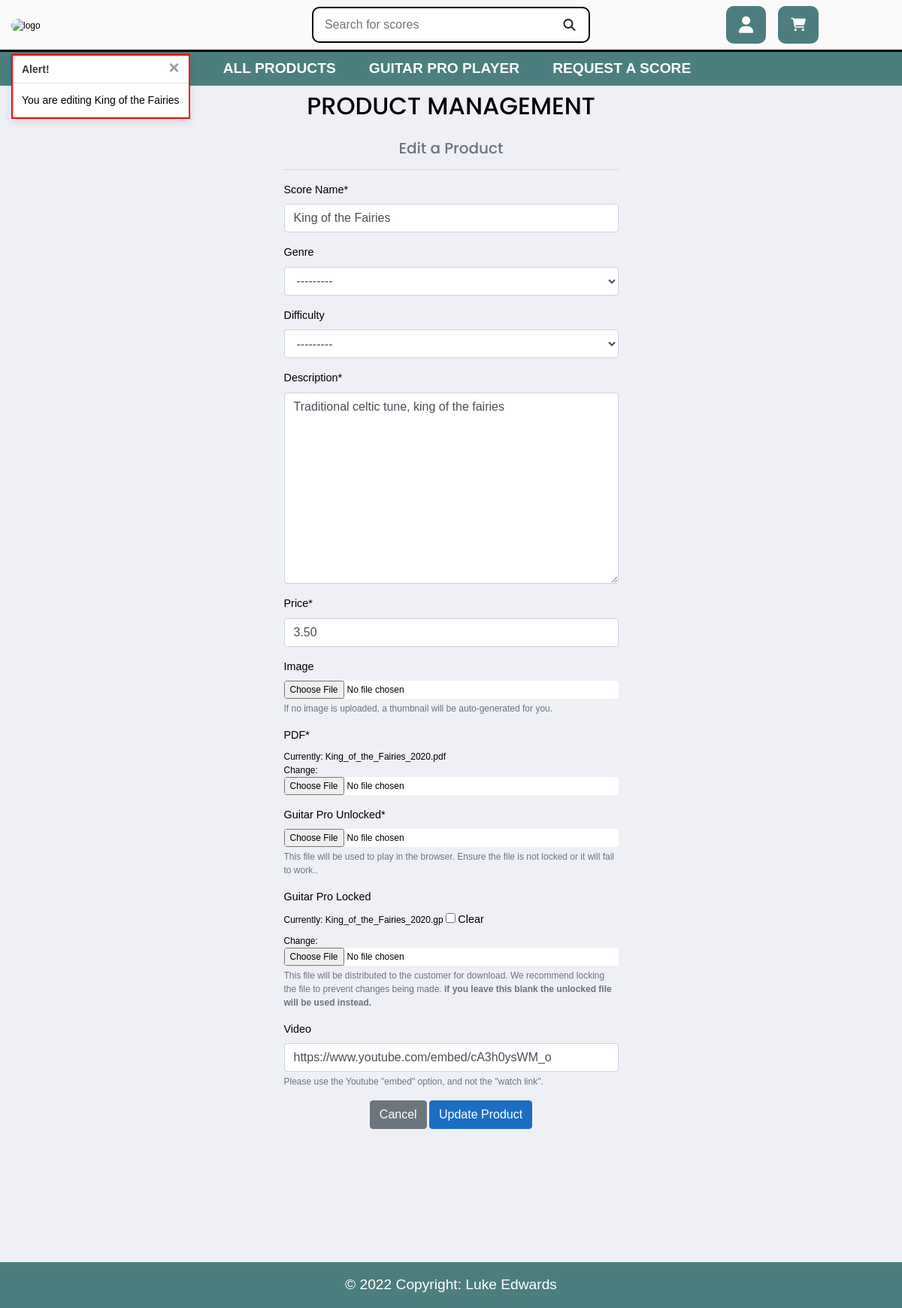
The page /products/edit/4/ (signed in) on the database its author committed.
### products/models.py (models this page shows, shortened)
class Product(models.Model):
    genre = models.ForeignKey(
        'Genre',
        null=True,
        blank=True,
        on_delete=models.SET_NULL)
    difficulty = models.ForeignKey(
        'Difficulty',
        null=True,
        blank=True,
        on_delete=models.SET_NULL)
    name = models.CharField(max_length=254)
    description = models.TextField()
    price = models.DecimalField(max_digits=6, decimal_places=2)
    rating = models.DecimalField(
        max_digits=6,
        decimal_places=2,
        null=True,
        blank=True)
    image_url = models.URLField(max_length=1024, null=True, blank=True)
    image = models.ImageField(null=True, blank=True,)
    vendor = models.CharField(max_length=254, null=True)
    PDF = models.FileField(null=True,)
    Guitar_Pro_Unlocked = models.FileField(null=True,)
    Guitar_Pro_Locked = models.FileField(null=True, blank=True)
    video = models.URLField(max_length=1024, null=True, blank=True)
    number_sold = models.IntegerField(null=True, blank=True, default=0)

### products/views.py (the view)
@login_required
def edit_product(request, product_id):
    username = request.user.username
    product = get_object_or_404(Product, pk=product_id)
    if username == product.vendor:
        if request.method == 'POST':
            form = ProductForm(request.POST, request.FILES, instance=product)
            product2 = get_object_or_404(Product, pk=product_id)
            obj = form.save(commit=False)
            if form.is_valid():
                if 'image' in request.FILES:
                    key = 'media/' + str(product2.image)
                    my_bucket = get_bucket()
                    my_bucket.Object(key).delete()
                else:
                    obj.image = product2.image
                if 'PDF' in request.FILES:
                    key = 'media/' + str(product2.PDF)
                    my_bucket = get_bucket()
                    my_bucket.Object(key).delete()
                    key = 'media/' + str(product2.image)
                    my_bucket = get_bucket()
                    my_bucket.Object(key).delete()
                else:
                    obj.PDF = product2.PDF
                if 'Guitar_Pro_Unlocked' in request.FILES:
                    key = 'media/' + str(product2.Guitar_Pro_Unlocked)
                    my_bucket = get_bucket()
                    my_bucket.Object(key).delete()
                else:
                    obj.Guitar_Pro_Unlocked = product2.Guitar_Pro_Unlocked
                if 'Guitar_Pro_Locked' in request.FILES:
                    key = 'media/' + str(product2.Guitar_Pro_Locked)
                    my_bucket = get_bucket()
                    my_bucket.Object(key).delete()
                else:
                    obj.Guitar_Pro_Locked = product2.Guitar_Pro_Locked
                if 'PDF' in request.FILES:
                    obj.vendor = request.user.username
                    name = f"{obj.name}"
                    new_name = name.replace(" ", "-")
                    if 'image' not in request.FILES or 'PDF' in request.FILES:
                        font = ImageFont.truetype(
                            'fonts/PlayfairDisplay-Bold.ttf', 400)
                        font2 = ImageFont.truetype(
                            'fonts/PlayfairDisplay-Bold.ttf', 100)
                        text = 'Sample'
                        text2 = f'© {obj.vendor}'
                        fs = FileSystemStorage(
                            location=UPLOAD_ROOT, base_url='/uploads')
                        pdfFile = fs.save(
                            f"{new_name}-{obj.vendor}.pdf", obj.PDF)
                        pdfPath = fs.path(pdfFile)
                        pdf = pdfium.PdfDocument(pdfPath)
                        page = pdf.get_page(0)
                        pil_image = page.render_topil()
                        pil_image.save(f"pil-{obj.name}-{obj.vendor}.jpg")
                        page.close()
                        image = Image.open(f'pil-{obj.name}-{obj.vendor}.jpg')
                        output = BytesIO()
                        cropped_image = image.crop((5, 1673, 2459, 3313))
                        blurred_image = cropped_image.filter(
                            ImageFilter.GaussianBlur(radius=10))
                        image.paste(blurred_image, (5, 1673, 2459, 3313))
                        editImage = ImageDraw.Draw(image)
                        editImage.text(
                            (550, 2100), text, (84, 83, 82), font=font)
                        editImage2 = ImageDraw.Draw(image)
                        editImage2.text(
                            (850, 2600), text2, (84, 83, 82), font=font2)
                        image.save(output, format='JPEG', quality=90)
                        output.seek(0)
                        obj.image = InMemoryUploadedFile(
                            output,
                            'ImageField',
                            f"blur-{new_name}-{obj.vendor}.jpg",
                            'image/jpeg',
                            sys.getsizeof(output),
                            None)
                        os.remove(f"pil-{obj.name}-{obj.vendor}.jpg")
                else:
                    obj.vendor = request.user.username
                    name = f"{obj.name}"
                    new_name = name.replace(" ", "-")
                if 'Guitar_Pro_Unlocked' in request.FILES:
                    obj.Guitar_Pro_Unlocked.name = f'guitar-pro-{new_name}-{obj.vendor}-unlocked.gp'
                if 'Guitar_Pro_Locked' in request.FILES:
                    obj.Guitar_Pro_Locked.name = f'guitar-pro-{new_name}-{obj.vendor}-locked.gp'
                if 'PDF' in request.FILES:
                    obj.PDF = request.FILES['PDF']
                    obj.PDF.name = f'{new_name}-{obj.vendor}.pdf'
                else:
                    obj.PDF = product2.PDF
                obj.save()
                messages.success(request, 'Successfully updated product!')
                return redirect(
                    reverse(
                        'storefront', args=[
                            request.user.username]))
            else:
                messages.error(
                    request, 'Failed to update product. Please ensure the form is valid.')
        else:
            form = ProductForm(instance=product, initial={
                               'PDF': product.PDF, 'image': None})
            messages.info(request, f'You are editing {product.name}')
    else:
        messages.error(request, 'You are not authorised to edit this product')
        return redirect(reverse('product_detail', args=[product.id]))
    template = 'products/edit_product.html'
    context = {
        'form': form,
        'product': product,
    }
    return render(request, template, context)

### cart/contexts.py (called while the page is built, shortened)
def cart_contents(request):
    cart_items = []
    total = 0
    product_count = 0
    cart = request.session.get('cart', {})
    total = total
    context = {
        'cart_items': cart_items,
        'total': total,
        'product_count': product_count,
    }
    return context

### products/models.py (called while the page is built)
    def __str__(self):
        return self.name

    def get_friendly_name(self):
        return self.friendly_name

    def __str__(self):
        return self.level

### products/templates/products/edit_product.html (shortened to what this page needs)
{% extends "base.html" %}
{% load static %}
{% block content %}
<div style="background-color: #efeff6;" class="overlay"></div>
<div class="container pb-100 center">
    <div class="row text-center">
        <div class="col-12 col-md-6 center">
            <h2 class="logo-font mb-4 mt-2">Product Management</h2>
            <h5 class="text-muted">Edit a Product</h5>
            <hr>
        </div>
    </div>
    <div class="row">
        <div class="col-12 col-md-6 center ">
            <form id="form" method="POST" action="{% url 'edit_product' product.id %}" class="form mb-2"
                enctype="multipart/form-data">
                {{ form.name | as_crispy_field }}
                {{ form.genre | as_crispy_field }}
                {{ form.difficulty| as_crispy_field }}
                {{ form.description | as_crispy_field }}
                {{ form.price | as_crispy_field }}
                {{ form.image | as_crispy_field }}
                {{ form.PDF | as_crispy_field }}
                {{ form.Guitar_Pro_Unlocked| as_crispy_field }}
                {{ form.Guitar_Pro_Locked | as_crispy_field }}
                {{ form.video | as_crispy_field }}
                <div class="text-center">
                    <a class="btn btn-secondary" href="{% url 'products' %}" aria-label="cancel">Cancel</a>
                    <button class="btn btn-primary animated-btn" type="submit" aria-label="submit">Update
                        Product</button>
                </div>
            </form>
        </div>
    </div>
</div>
{% endblock %}

### static/css/base.css (style rules this page uses)
html { width: 100% !important; padding-left: 0 !important; padding-right: 0 !important; margin-left: 0 !important; margin-right: 0 !important; overflow: hidden !important; height: 100%; }
#form label { font-size: 0.9rem; }
#form small { font-size: 0.75rem; }
#form input { background-color: white; border-radius: 0.25rem; }
body { color: #000000; font-family: Sans-Serif; padding: 30px; padding-top: 0 !important; background-color: #efeff6 !important; margin-top: 0 !important; background-size: cover; color: black !important; font-family: 'Helvetica'; height: 100%; min-height: 100%; margin: 0; padding-bottom: 30px; height: 100% !important; width: 100% !important; padding-left: 0 !important; padding-right: 0 !important; margin-left: 0 !important; margin-right: 0 !important; overflow-x: hidden !important; }
* { box-sizing: border-box; }
.btn { font-size: 1rem; }
.btn-primary { background-color: #1b6ec2 !important; border-color: #1b6ec2 !important; }
.container { flex-wrap: wrap; align-items: center; justify-content: center; padding: 0 20px; }
.overlay { height: 100%; width: 100%; top: 0; left: 0; position: fixed; background: white; z-index: -1; }
.logo-font { text-transform: uppercase; }
.pb-100 { padding-bottom: 100px !important; }
.center { margin: 0 auto !important; }
.container { margin-bottom: 100px !important; }
h1, h2, h3, h4, h5, h6, p { font-family: 'Poppins', sans-serif !important; }
a { text-decoration: none; color: #000000; }
@media (min-width: 1200px) { .container { max-width: 80%; } }
.feedback input, textarea { border-radius: 5px; }
.row:after { content: ""; display: table; clear: both; }

### static/css/scores.css (style rules this page uses)
body { font-family: Arial, Helvetica, sans-serif; font-size: 12px; }

### rows shown on the page
Product: name "King of the Fairies", genre "---------", difficulty "---------", description "Traditional celtic tune, king of the fairies", price "3.50", video "https://www.youtube.com/embed/cA3h0ysWM_o"

### other values the page prints
{{ message }} "You are editing King of the Fairies"
